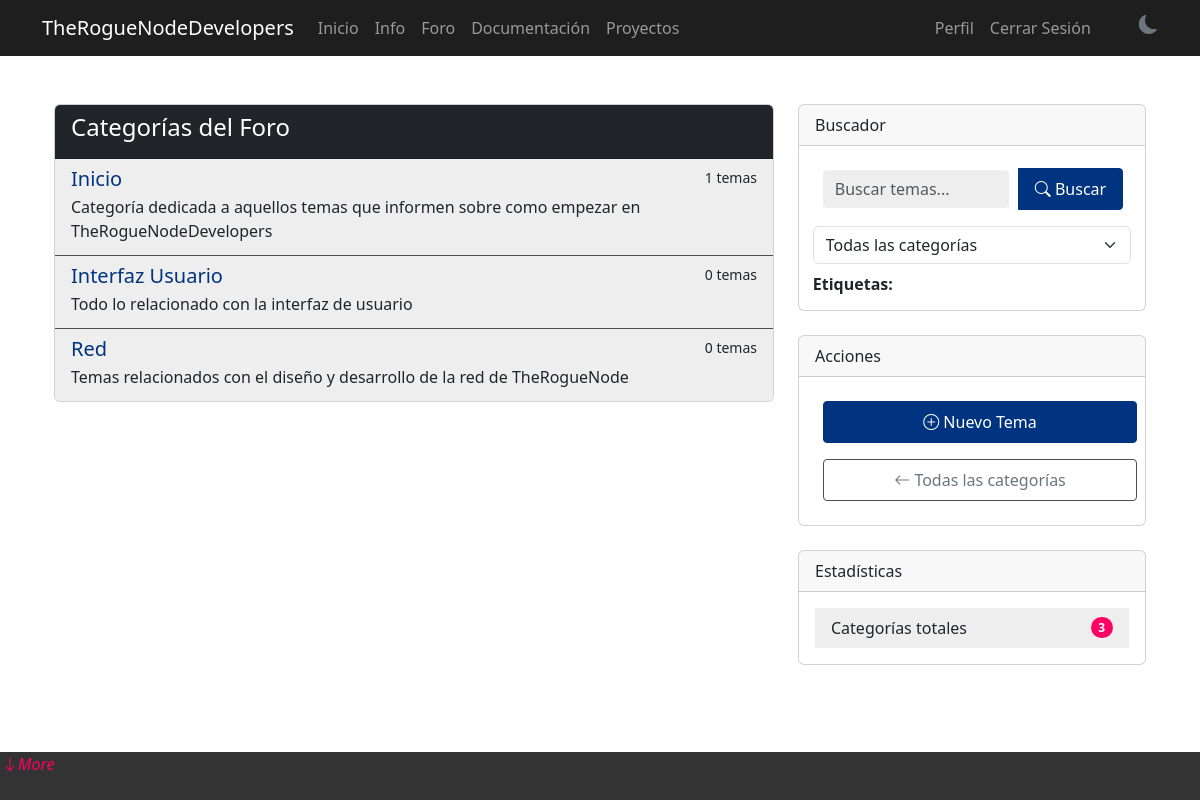
Screenshot of /forum/ (signed in) with the database file from the repository.
### forum/models.py (models this page shows, shortened)
class Category(models.Model):
    name = models.CharField(max_length=100, unique=True)
    slug = models.SlugField(max_length=120, unique=True)
    description = models.TextField(blank=True)
    created_at = models.DateTimeField(auto_now_add=True)
    updated_at = models.DateTimeField(auto_now=True)
    class Meta:
        verbose_name_plural = "Categories"
        ordering = ['name']

### forum/views.py (the view, shortened to what this page needs)
# urls.py: path('', views.CategoryListView.as_view(), name='category_list'),
class CategoryListView(ListView):
    model = Category
    template_name = 'forum/category_list.html'
    context_object_name = 'categories'

### forum/templates/forum/category_list.html
{% extends 'forum/base_forum.html' %}
{% block forum_content %}
<div class="card">
    <div class="card-header bg-dark text-white">
        <h4>Categorías del Foro</h4>
    </div>
    <div class="list-group list-group-flush">
        {% for category in categories %}
        <a href="{% url 'forum:category_detail' category.slug %}" class="list-group-item list-group-item-action">
            <div class="d-flex w-100 justify-content-between">
                <h5 class="mb-1">{{ category.name }}</h5>
                <small>{{ category.topics.count }} temas</small>
            </div>
            <p class="mb-1">{{ category.description }}</p>
        </a>
        {% endfor %}
    </div>
</div>
{% endblock %}
{% block stats %}
<div class="card-body">
    <ul class="list-group list-group-flush">
        <li class="list-group-item d-flex justify-content-between align-items-center">
            Categorías totales
            <span class="badge bg-primary rounded-pill">{{ categories.count }}</span>
        </li>
    </ul>
</div>
{% endblock %}

### TheRogueNodeDevelopers/static/css/styles.css (style rules this page uses)
[data-theme="light"] { --primary-bg: #fff; --secondary-bg: #1e1e1e; --text-color: #212529; --accent-color: #ff0066; --card-bg: #eee; --border-color: #495057; --bs-btn-bg: #ff0066; --title-color: #003380; }
body { background-color: var(--primary-bg); color: var(--text-color); transition: background-color 0.3s ease, color 0.3s ease; }
.card { z-index: 1; }
[data-theme="light"] .list-group-item { background-color: var(--card-bg); border-color: var(--border-color); }
body { margin: 0; margin-bottom: 5%; display: flex; flex-direction: column; justify-content: flex-end; }
.rounded-pill { background-color: var(--accent-color) !important; }
.list-group-item h5 { color: var(--title-color); }

### rows the page displays
Category: name "Inicio", topics.count "1", description "Categoría dedicada a aquellos temas que informen sobre como empezar en TheRogueNodeDevelopers"
Category: name "Interfaz Usuario", topics.count "0", description "Todo lo relacionado con la interfaz de usuario"
Category: name "Red", topics.count "0", description "Temas relacionados con el diseño y desarrollo de la red de TheRogueNode"

### other values shown
{{ categories.count }} "3"
